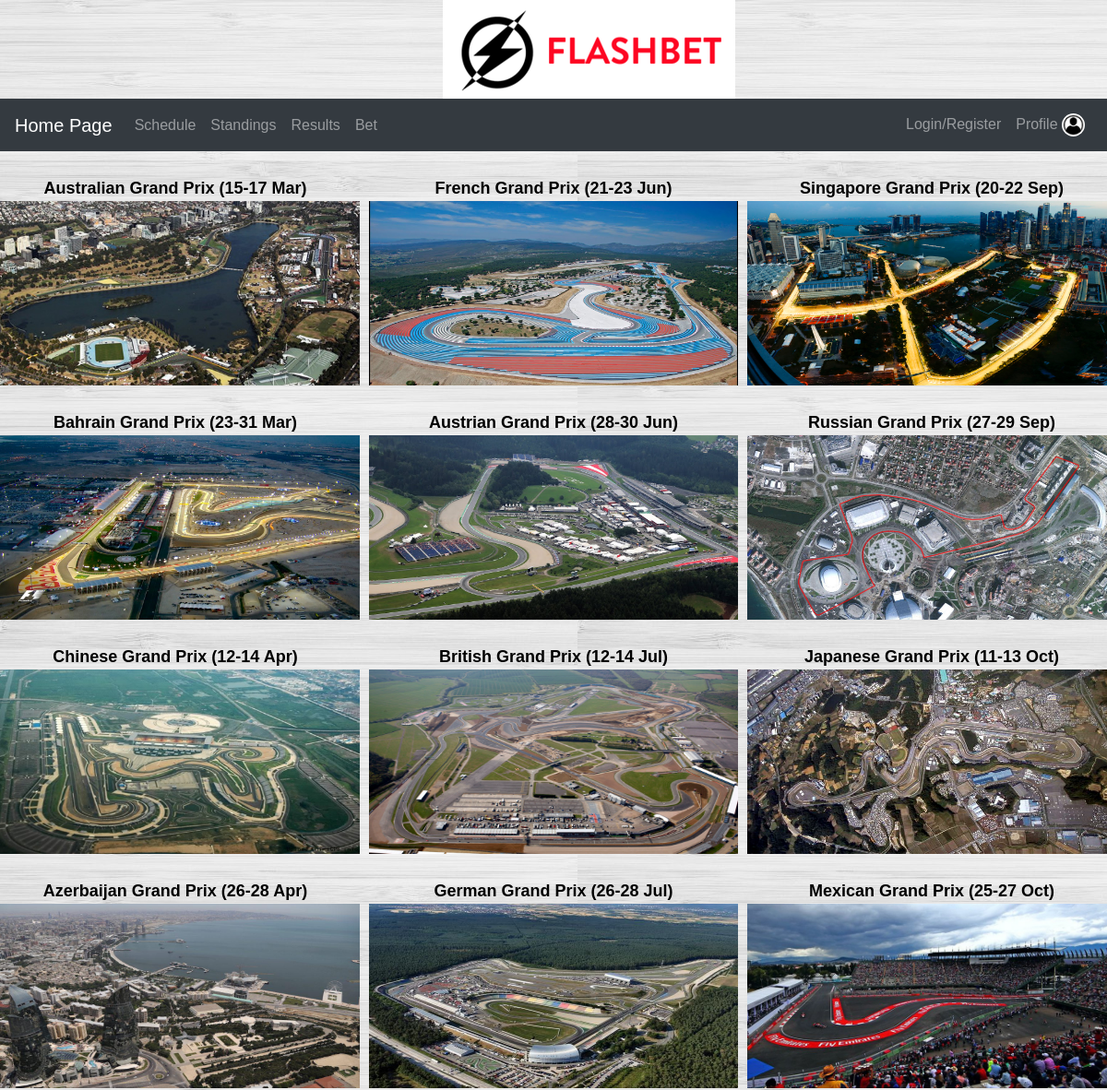
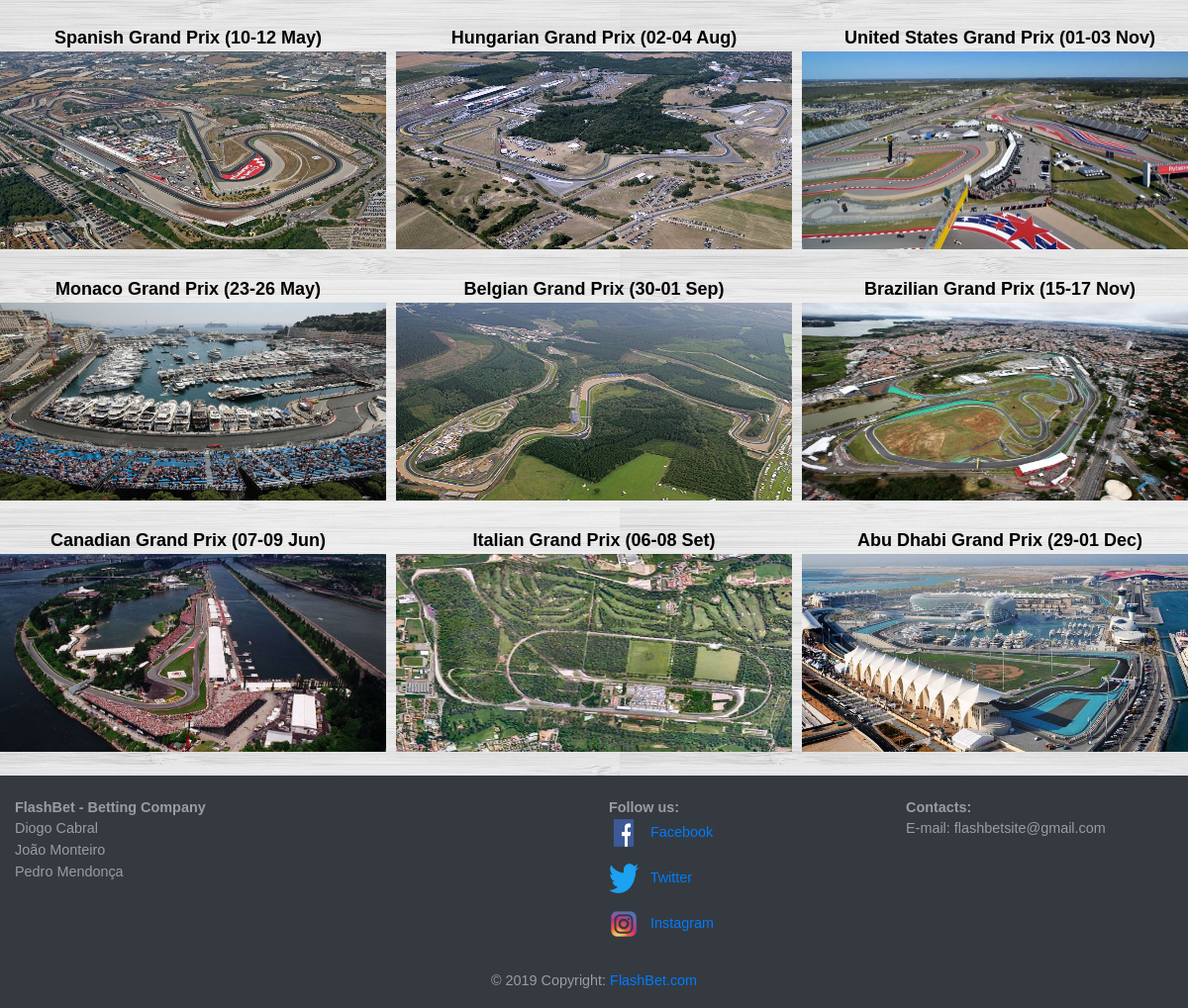
Screenshot of /Schedule.php with the database file from the repository (2 pictures, top to bottom).
### tables this page shows
CREATE TABLE IF NOT EXISTS `schedule` (
  `id` bigint(20) UNSIGNED NOT NULL AUTO_INCREMENT,
  `location` varchar(150) NOT NULL,
  UNIQUE KEY `id` (`id`)
);

### Schedule.php (the view, shortened to what this page needs)
<!DOCTYPE html>
    <html lang="en">
    <head>
        <link rel="stylesheet" href="https://maxcdn.bootstrapcdn.com/bootstrap/4.3.1/css/bootstrap.min.css">
        <div class= "sitebanner" style="margin-bottom:0">
            <img src="FlashBet Logo.png">
        </div>
    </head>
    <body>
    <nav class="navbar navbar-expand-sm bg-dark navbar-dark">
   <a class="navbar-brand" href="index.php"> Home Page </a>
   <div class="collapse navbar-collapse" id="collapsibleNavbar">
       <ul class="navbar-nav">
           <li class="nav-item">
               <a class="nav-link" href="Schedule.php"> Schedule </a>
           </li>
           <li class="nav-item">
               <a class="nav-link" href="Standings.php">Standings </a>
           </li>
           <li class="nav-item">
               <a class="nav-link" href="Results.php"> Results </a>
           </li>
           <li class="nav-item">
               <a class="nav-link" href="Bets.php"> Bet </a>
           </li>
       </ul>
   </div>
   <div class="navbar-collapse collapse w-100 order-3 dual-collapse2">
       <ul class="navbar-nav ml-auto">
           <li class="nav-item">
               <a class="nav-link" href="login.php"> Login/Register </a>
           </li>
           <li class="nav-item">
               <a class="nav-link" href="Profile.html" >Profile <img src="profile.png" alt="Avatar" class="ProfileAvatar">  </a>
           </li>
                        </ul>
                    </div>
    </nav>
<div class = "row">
    <div class = "column">
        <div class='content'>
            <?php
            $connection= mysqli_connect("localhost","root","","flashbet");
            $sql="SELECT id, location FROM schedule";
            $results= mysqli_query($connection,$sql);
            if(mysqli_num_rows($results)>0){
                while($row= mysqli_fetch_array($results)){
                    if($row[1] == "Australian Grand Prix")
                        echo "<br>".$row[1]." (15-17 Mar)"."<img src='f1-aus.jpg' width=400 height=200>"."<br>";
                    else if($row[1] == "Bahrain Grand Prix")
                        echo "<br>".$row[1]." (23-31 Mar)"."<img src='f1-bah.jpg' width=400 height=200>"."<br>";
                    else if($row[1] == "Chinese Grand Prix")
                        echo "<br>".$row[1]." (12-14 Apr)"."<img src='f1-chi.jpg' width=400 height=200>"."<br>";
                    else if($row[1] == "Azerbaijan Grand Prix")
                        echo "<br>".$row[1]." (26-28 Apr)"."<img src='f1-aze.jpg' width=400 height=200>"."<br>";
                    else if($row[1] == "Spanish Grand Prix")
                        echo "<br>".$row[1]." (10-12 May)"."<img src='f1-spa.jpg' width=400 height=200>"."<br>";
                    else if($row[1] == "Monaco Grand Prix")
                        echo "<br>".$row[1]." (23-26 May)"."<img src='f1-mon.jpg' width=400 height=200>"."<br>";
                    else if($row[1] == "Canadian Grand Prix")
                        echo "<br>".$row[1]." (07-09 Jun)"."<img src='f1-can.jpg' width=400 height=200>"."<br>";
                    }
                }
            ?>
        </div>
    </div>
    <div class = "column">
        <div class='content'>
            <?php
                $connection= mysqli_connect("localhost","root","","flashbet");
                $sql="SELECT id, location FROM schedule";
                $results= mysqli_query($connection,$sql);
                if(mysqli_num_rows($results)>0){
                    while($row= mysqli_fetch_array($results)){
                        if($row[1] == "French Grand Prix")
                            echo "<br>".$row[1]." (21-23 Jun)"."<img src='f1-fra.jpg' width=400 height=200>"."<br>";
                        else if($row[1] == "Austrian Grand Prix")
                            echo "<br>".$row[1]." (28-30 Jun)"."<img src='f1-aust.jpg' width=400 height=200>"."<br>";
                        else if($row[1] == "British Grand Prix")
                            echo "<br>".$row[1]." (12-14 Jul)"."<img src='f1-bri.jpg' width=400 height=200>"."<br>";
                        else if($row[1] == "German Grand Prix")
                            echo "<br>".$row[1]." (26-28 Jul)"."<img src='f1-ger.jpg' width=400 height=200>"."<br>";
                        else if($row[1] == "Hungarian Grand Prix")
                            echo "<br>".$row[1]." (02-04 Aug)"."<img src='f1-hun.jpg' width=400 height=200>"."<br>";
                        else if($row[1] == "Belgian Grand Prix")
                            echo "<br>".$row[1]." (30-01 Sep)"."<img src='f1-bel.jpg' width=400 height=200>"."<br>";
                        else if($row[1] == "Italian Grand Prix")
                            echo "<br>".$row[1]." (06-08 Set)"."<img src='f1-ita.jpg' width=400 height=200>"."<br>";
                        }
                    }
            ?>
        </div>
    </div>
<div class = "column">
    <div class='content'>
        <?php
        $connection= mysqli_connect("localhost","root","","flashbet");
        $sql="SELECT id, location FROM schedule";
        $results= mysqli_query($connection,$sql);
        if(mysqli_num_rows($results)>0){
            while($row= mysqli_fetch_array($results)){
                if($row[1] == "Singapore Grand Prix")
                    echo "<br>".$row[1]." (20-22 Sep)"."<img src='f1-sin.jpg' width=400 height=200>"."<br>";
                else if($row[1] == "Russian Grand Prix")
                    echo "<br>".$row[1]." (27-29 Sep)"."<img src='f1-rus.jpg' width=400 height=200>"."<br>";
                else if($row[1] == "Japanese Grand Prix")
                    echo "<br>".$row[1]." (11-13 Oct)"."<img src='f1-jap.jpg' width=400 height=200>"."<br>";
                else if($row[1] == "Mexican Grand Prix")
                    echo "<br>".$row[1]." (25-27 Oct)"."<img src='f1-mex.jpg' width=400 height=200>"."<br>";
                else if($row[1] == "United States Grand Prix")
                    echo "<br>".$row[1]." (01-03 Nov)"."<img src='f1-eua.jpg' width=400 height=200>"."<br>";
                else if($row[1] == "Brazilian Grand Prix")
                    echo "<br>".$row[1]." (15-17 Nov)"."<img src='f1-bra.jpg' width=400 height=200>"."<br>";
                else if($row[1] == "Abu Dhabi Grand Prix")
                    echo "<br>".$row[1]." (29-01 Dec)"."<img src='f1-abu.jpg' width=400 height=200>"."<br>";
                }
            }
        ?>
    </div>
</div>
</div>
<br>
    <footer class="footer">
            <div class="container-fluid text-center text-md-left">
              <div class="row">
                <div class="col-md-6 mt-md-0 mt-3">
                <br>
                  <b>
                    FlashBet - Betting Company
                  </b>
                  <p>
                    Diogo Cabral
                    <br>
                    João Monteiro
                    <br>
                    Pedro Mendonça
                    </p>
            </div>
            <div class="col-md-3 mb-md-0 mb-3">
                <br>
                <b>
                    Follow us:
                </b>
                <br>
                <ul class="list-unstyled">
                        <li>
                                <a href="#" target="_blank" class="selfPromo_boxItem">
                                    <div class="selfPromo__linkText"> <img src="facebook.png" alt="Avatar" class="SocialAvatar"> &nbsp; Facebook</div>
                                </a>
                            </li>
                            <li>
                                <a href="https://twitter.com/FlashBet5" target="_blank" class="selfPromo__boxItem">
                                    <div class="selfPromo__linkText"> <img src="twitter.png" alt="Avatar" class="SocialAvatar"> &nbsp; Twitter</div>
                                </a>
                            </li>
                            <li>
                                <a href="https://www.instagram.com/flashbetbetting/?hl=pt" target="_blank" class="selfPromo__boxItem">
                                    <div class="selfPromo__linkText"> <img src="insta.png" alt="Avatar" class="SocialAvatar"> &nbsp; Instagram</div>
                                </a>
                            </li>
                  </ul>
                </div>
                <div class="col-md-3 mb-md-0 mb-3">
                    <br>
                <b>
                    Contacts:
                </b>
                    <ul class="list-unstyled">
                        <li>
                            E-mail: flashbetsite@gmail.com
                        </li>
                    </ul>
                </div>
              </div>
            </div>
            <div class="footer-copyright text-center py-3">© 2019 Copyright:
              <a href="https://mdbootstrap.com/education/bootstrap/"> FlashBet.com</a>
            </div>
          </footer>
    </body>
</html>

### Schedule.php (style rules this page uses)
body { background-image:url("back.jpg"); }
.sitebanner { background-color: white; display: block; margin-left: auto; margin-right: auto; width: 20%; }
.footer { font-family: Arial, Helvetica, sans-serif; font-size: 90%; background-color: #343a40; color: #9a9da0; }
.navbar { font-family: Arial, Helvetica, sans-serif; max-width: auto; margin: auto; }
.ProfileAvatar { vertical-align: middle; width: 25px; height: 25px; border-radius: 50%; }
.SocialAvatar { vertical-align: middle; width: 30px; height: 30px; }
.content { text-align: center; font-family: "Arialc Black", Helvetica, sans-serif; font-size: 18px; font-weight:bold; color: black; }
.column { float: left; width: 33.3333%; }
.row:after { content: ""; display: table; clear: both; }

### rows the page displays
schedule: location "Australian Grand Prix"
schedule: location "Bahrain Grand Prix"
schedule: location "Chinese Grand Prix"
schedule: location "Azerbaijan Grand Prix"
schedule: location "Spanish Grand Prix"
schedule: location "Monaco Grand Prix"
schedule: location "Canadian Grand Prix"
schedule: location "French Grand Prix"
schedule: location "Austrian Grand Prix"
schedule: location "British Grand Prix"
schedule: location "German Grand Prix"
schedule: location "Hungarian Grand Prix"
schedule: location "Belgian Grand Prix"
schedule: location "Italian Grand Prix"
schedule: location "Singapore Grand Prix"
schedule: location "Russian Grand Prix"
schedule: location "Japanese Grand Prix"
schedule: location "Mexican Grand Prix"
schedule: location "United States Grand Prix"
schedule: location "Brazilian Grand Prix"
schedule: location "Abu Dhabi Grand Prix"
